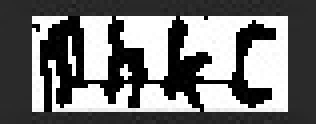
#> input picture personalDemo/pachong/tesserocr/1/1.png, 79 x 31 px (shown 4 times larger); its folder holds only this picture in this run
$ python 2.py
#> lines starting #> are read from the running program, lines starting #| are printed output that depends on the picture; after the words box and inside, x2 and y2 are one past the last pixel; in counts of white or black regions, pixels touching at a corner belong together
#-*-coding:utf-8-*-


# coding:utf-8
import sys, os
from PIL import Image, ImageDraw

# 二值数组
t2val = {}


def twoValue(image, G):
#> called with G = 100
    for y in range(0, image.size[1]):
        for x in range(0, image.size[0]):
            g = image.getpixel((x, y))
            if g > G:
                t2val[(x, y)] = 1
            else:
                t2val[(x, y)] = 0
#> after the loop, t2val = 2449 items


# 根据一个点A的RGB值，与周围的8个点的RBG值比较，设定一个值N（0 <N <8），当A的RGB值与周围8个点的RGB相等数小于N时，此点为噪点
# G: Integer 图像二值化阀值
# N: Integer 降噪率 0 <N <8
# Z: Integer 降噪次数
# 输出
#  0：降噪成功
#  1：降噪失败
def clearNoise(image, N, Z):
#> called with N = 3, Z = 2
    for i in range(0, Z):
        t2val[(0, 0)] = 1
        t2val[(image.size[0] - 1, image.size[1] - 1)] = 1

        for x in range(1, image.size[0] - 1):
            for y in range(1, image.size[1] - 1):
                nearDots = 0
                L = t2val[(x, y)]
                if L == t2val[(x - 1, y - 1)]:
                    nearDots += 1
                if L == t2val[(x - 1, y)]:
                    nearDots += 1
                if L == t2val[(x - 1, y + 1)]:
                    nearDots += 1
                if L == t2val[(x, y - 1)]:
                    nearDots += 1
                if L == t2val[(x, y + 1)]:
                    nearDots += 1
                if L == t2val[(x + 1, y - 1)]:
                    nearDots += 1
                if L == t2val[(x + 1, y)]:
                    nearDots += 1
                if L == t2val[(x + 1, y + 1)]:
                    nearDots += 1

                if nearDots < N:
                    t2val[(x, y)] = 1


def saveImage(filename, size):
#> called with filename = '1.jpeg', size = (79, 31)
    image = Image.new("1", size)
#> image: PIL image 79x31 1; every value is 0
    draw = ImageDraw.Draw(image)

    for x in range(0, size[0]):
        for y in range(0, size[1]):
            draw.point((x, y), t2val[(x, y)])

    image.save(filename)
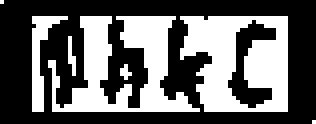
#> saved as 1.jpeg: PIL image 79x31 1 (shown 4 times larger); 39.7% white; 7 white regions (4 under 20 px), largest, box (x1, y1, x2, y2) and area: (45, 4, 72, 28) 448, (12, 4, 50, 28) 426, (8, 4, 17, 28) 77
for i in range(1,2):
    path =  str(i) + ".png"
    image = Image.open(path).convert("L")
    twoValue(image, 100)
    clearNoise(image, 3, 2)
    path1 = str(i) + ".jpeg"
    saveImage(path1, image.size)
